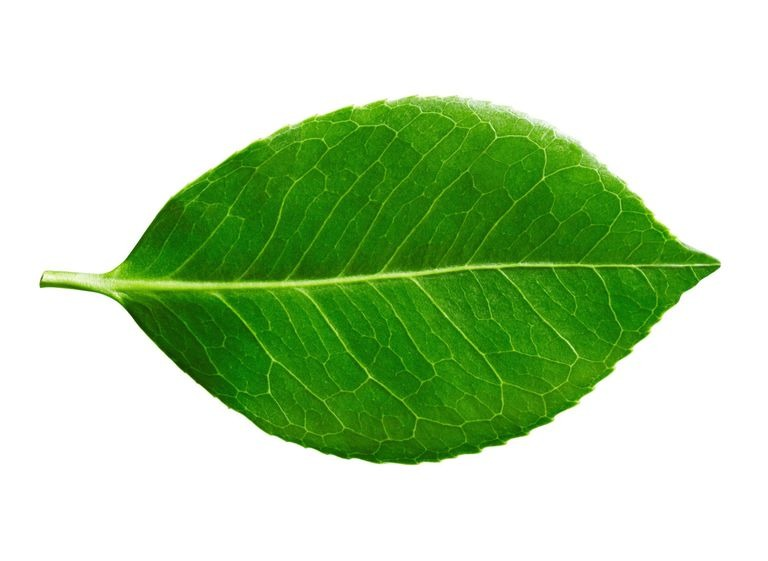
#> input picture week1/leaf.jpg, 768 x 561 px
$ python video.py
#> lines starting #> are read from the running program, lines starting #| are printed output that depends on the picture
import cv2
import numpy as np

img = "../week1/leaf.jpg"

image = cv2.imread(img)
#> image is the input picture: shape (561, 768, 3); mean B, G, R 169.7, 211.6, 182.8
gray_image = cv2.cvtColor(image, cv2.COLOR_BGR2GRAY)
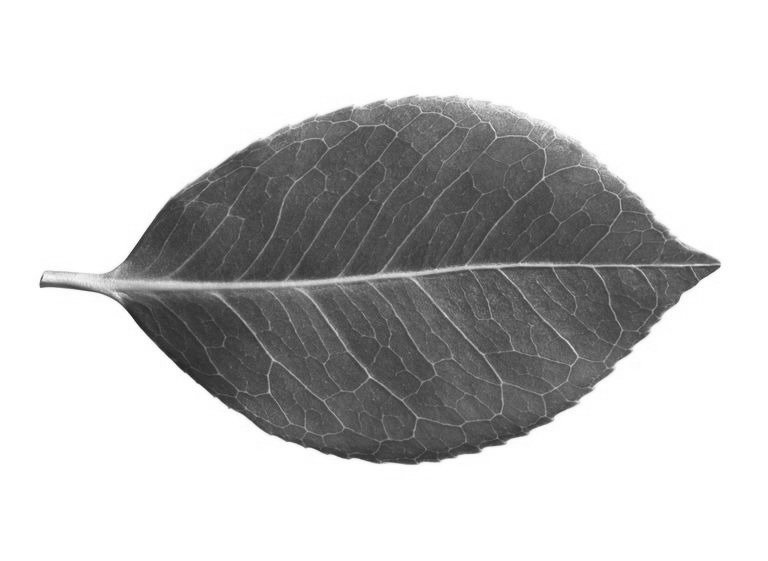
#> gray_image: shape (561, 768); min 30, max 255, mean 198.2

cv2.imshow("Gray Image", gray_image)
cv2.waitKey(0)

image = cv2.namedWindow("Image", cv2.WINDOW_NORMAL)
cv2.imshow("Image", image)
cv2.waitKey(0)
